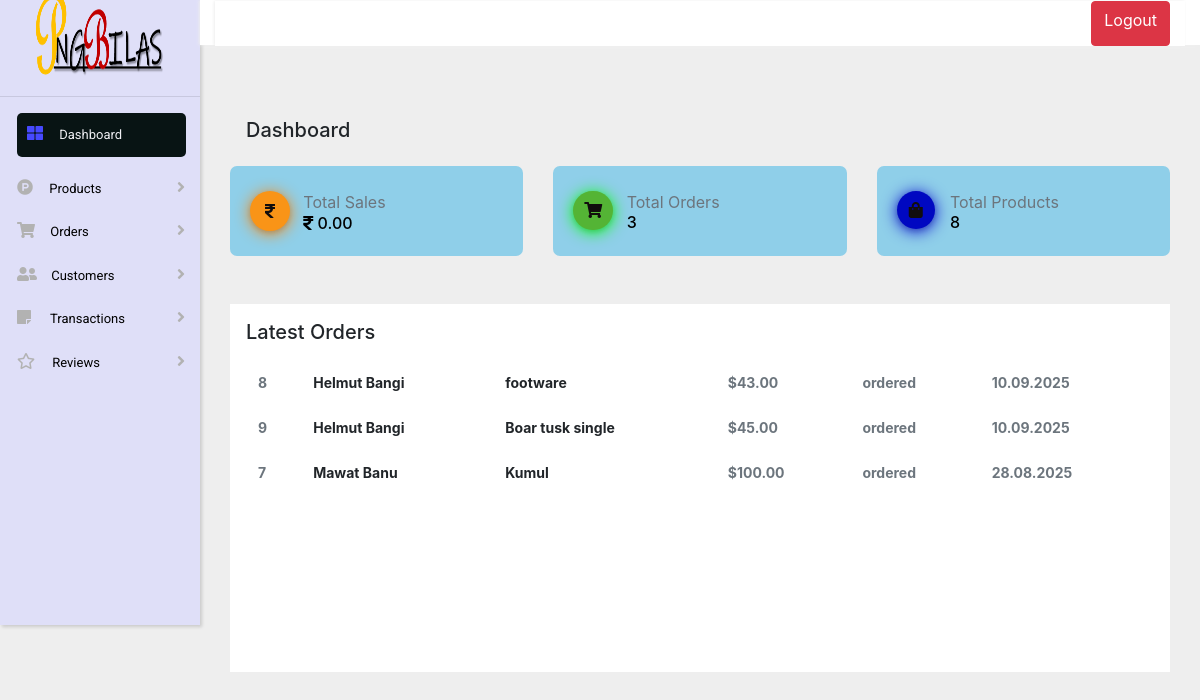
Page /admin/Index/index.php on the earlier database version.
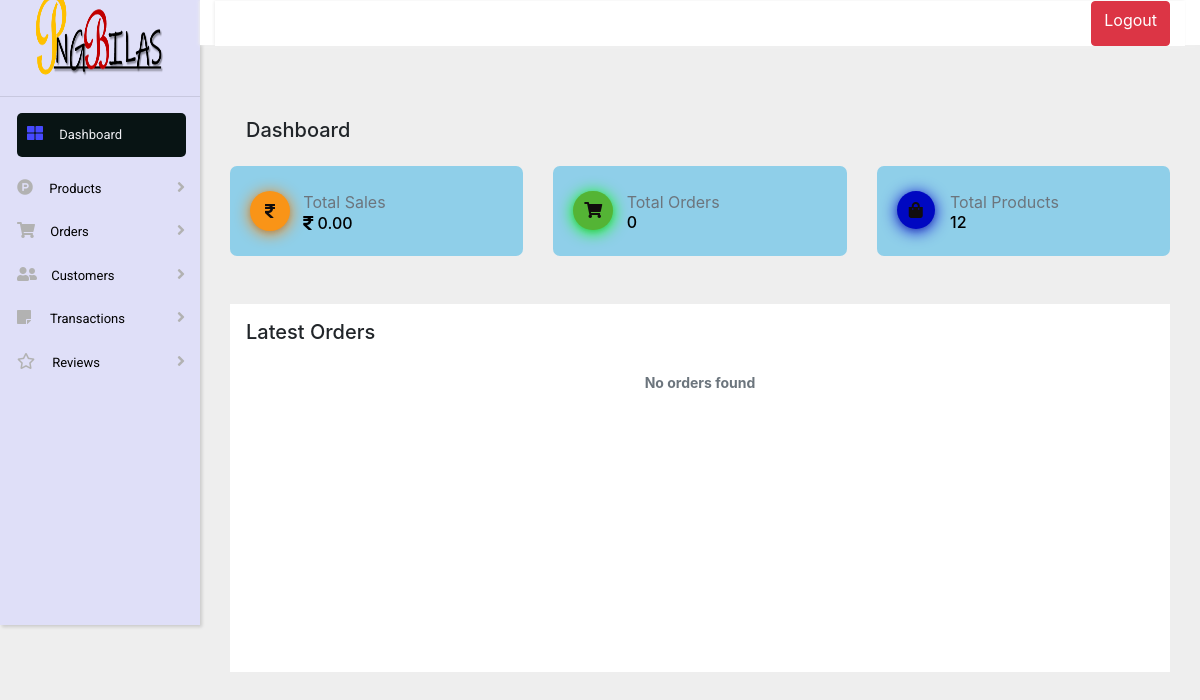
Same page on the later database version.
### tables this page shows
CREATE TABLE `ordered` (
  `ID` int(10) NOT NULL,
  `customer_name` varchar(20) NOT NULL,
  `customer_mail` varchar(50) NOT NULL,
  `customer_address` varchar(100) NOT NULL,
  `product_name` varchar(30) NOT NULL,
  `product_price` int(20) NOT NULL,
  `product_image` varchar(100) NOT NULL,
  `status` varchar(20) NOT NULL DEFAULT 'ordered',
  `Delivery_Date` date NOT NULL DEFAULT current_timestamp(),
  `payment_method` varchar(50) DEFAULT NULL,
  `created_at` varchar(255) NOT NULL
);

### admin/Index/index.php (the view, shortened to what this page needs)
<!DOCTYPE html>
<html>
<head>
	<link rel="stylesheet" href="https://cdnjs.cloudflare.com/ajax/libs/font-awesome/5.10.0/css/all.min.css">
	<link rel="stylesheet" href="https://cdn.jsdelivr.net/npm/bootstrap@4.6.2/dist/css/bootstrap.min.css">
	<link rel="stylesheet" type="text/css" href="css/style.css">
</head>
<body>
<?php
include 'include/sidebar.php';
include 'include/top-header.php';
include 'Sql/config.php';
$sql_sales = "SELECT SUM(product_price) AS total_sales FROM ordered WHERE status = 'Delivered'";
$res_sales = mysqli_query($conn, $sql_sales);
$row_sales = mysqli_fetch_assoc($res_sales);
$total_sales = $row_sales['total_sales'] ?? 0;
$sql_orders = "SELECT COUNT(*) AS total_orders FROM ordered";
$res_orders = mysqli_query($conn, $sql_orders);
$row_orders = mysqli_fetch_assoc($res_orders);
$total_orders = $row_orders['total_orders'] ?? 0;
$sql_products = "SELECT COUNT(*) AS total_products FROM add_product";
$res_products = mysqli_query($conn, $sql_products);
$row_products = mysqli_fetch_assoc($res_products);
$total_products = $row_products['total_products'] ?? 0;
?>
	            <div class="container-fluid body-area mt-5">
					<div class="row mt-3">
						<div class="col-md-12 col-sm-12">
							<h5 class="pt-4 ml-3">Dashboard</h5>
						</div>
					</div>
					<div class="row">
						<div class="col-md-4 col-sm-12 card-area  mt-3">
							<div class="card">
								<div class="parent">
									<div class="icon">
										<i class="fas fa-rupee-sign"></i>
									</div>
									<div class="total-area">
										<p class="text-muted pt-4">Total Sales</p>
										<h6><i class="fas fa-rupee-sign"></i> <?php echo number_format($total_sales, 2); ?></h6>
									</div>
								</div>
							</div>
						</div>
						<div class="col-md-4 col-sm-12 card-area mt-3">
							<div class="card">
								<div class="parent">
									<div class="icon">
										<i class="fas fa-shopping-cart" id="icon"></i>
									</div>
									<div class="total-area2">
										<p class="text-muted pt-4">Total Orders</p>
										<h6><?php echo $total_orders; ?></h6>
									</div>
								</div>
							</div>
						</div>
						<div class="col-md-4 col-sm-12 card-area mt-3">
							<div class="card">
								<div class="parent">
									<div class="icon">
										<i class="fas fa-shopping-bag" id="icon2"></i>
									</div>
									<div class="total-area2">
										<p class="text-muted pt-4">Total Products</p>
										<h6><?php echo $total_products; ?></h6>
									</div>
								</div>
							</div>
						</div>
					</div>
					<div class="col-md-12 col-sm-12 lower-area mt-5 p-3">
						<h5>Latest Orders</h5>
						<div class="table-responsive mt-3">
							<table class="table noborder">
								<tbody>
									 <?php
                include 'Sql/config.php';
                $sql = "SELECT ID, customer_name, customer_mail, customer_address, product_name, product_price, product_image, status, Delivery_Date
                        FROM ordered
                        ORDER BY Delivery_Date DESC
                        LIMIT 10";
                $result = mysqli_query($conn, $sql);
                if (mysqli_num_rows($result) > 0) {
                    while ($row = mysqli_fetch_assoc($result)) {
                        $statusClass = "";
                        if ($row['status'] == "Delivered") {
                            $statusClass = "text-success'><mark class='bgs";
                        } elseif ($row['status'] == "Cancelled") {
                            $statusClass = "text-danger'><mark class='bgd";
                        } elseif ($row['status'] == "Pending") {
                            $statusClass = "text-warning'><mark class='bgw";
                        } else {
                            $statusClass = "text-muted";
                        }
                        echo "<tr>
                                <td class='text-muted'>{$row['ID']}</td>
                                <td>{$row['customer_name']}</td>
                                <td>{$row['product_name']}</td>
                                <td class='text-muted'>$" . number_format($row['product_price'], 2) . "</td>
                                <td class='{$statusClass}'>{$row['status']}</mark></td>
                                <td class='text-muted'>" . date('d.m.Y', strtotime($row['Delivery_Date'])) . "</td>
                              </tr>";
                    }
                } else {
                    echo "<tr><td colspan='7' class='text-center text-muted'>No orders found</td></tr>";
                }
                ?>
								</tbody>
							</table>
						</div>
					</div>
				</div>
<?php
include 'include/footer.php';
?>

Differences in the rows shown:
removed ordered: ID "8", customer_name "Helmut Bangi", product_name "footware", product_price "43.00", status "ordered", Delivery_Date "10.09.2025"
removed ordered: ID "9", customer_name "Helmut Bangi", product_name "Boar tusk single", product_price "45.00", status "ordered", Delivery_Date "10.09.2025"
removed ordered: ID "7", customer_name "Mawat Banu", product_name "Kumul", product_price "100.00", status "ordered", Delivery_Date "28.08.2025"
Other differences:
$total_orders: "3" → "0"
$total_products: "8" → "12"
text now shown: "No orders found"
